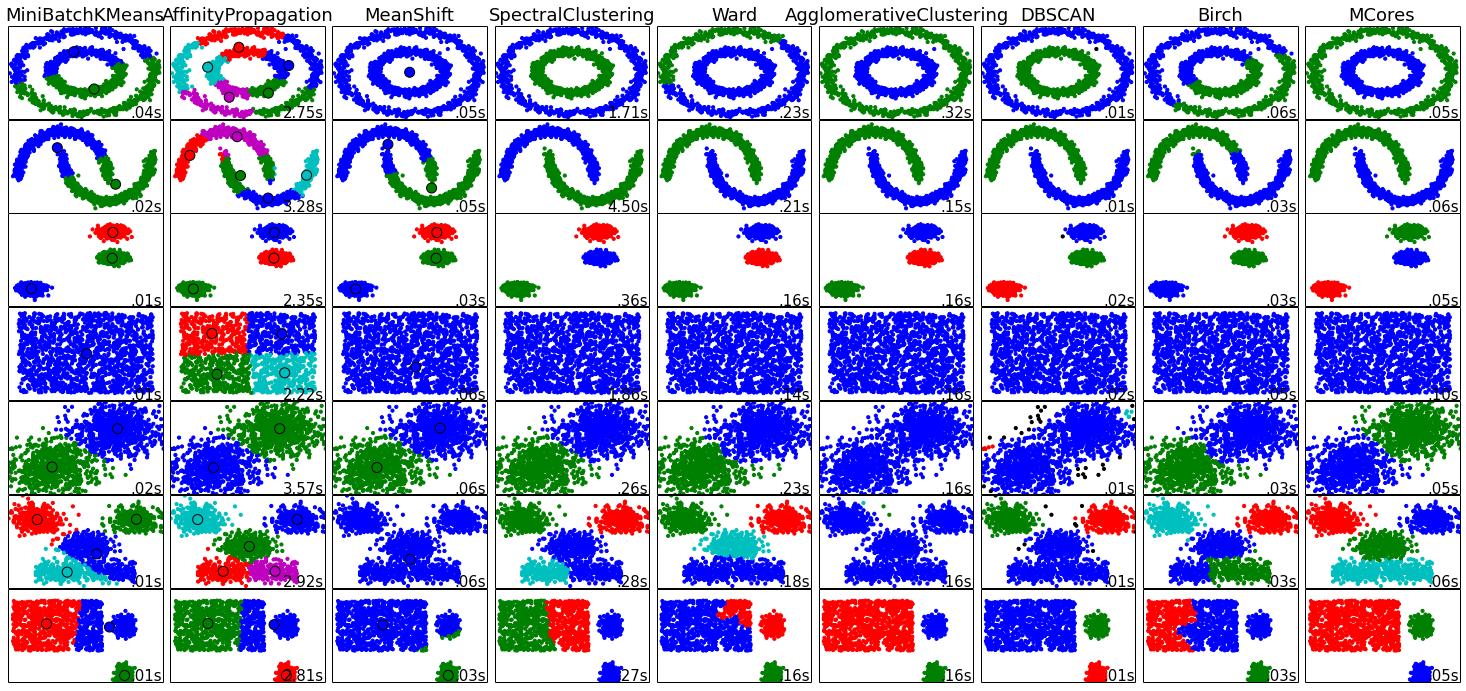

Write the Python code that produced this figure.

stly taken from http://scikit-learn.org/stable/auto_examples/cluster/plot_cluster_comparison.html

%matplotlib inline

import warnings
warnings.filterwarnings('ignore')
 

import matplotlib
import numpy as np
import matplotlib.pyplot as plt
import random
import time

from MCores import *


from sklearn import cluster, datasets
from sklearn.neighbors import kneighbors_graph
from sklearn.preprocessing import StandardScaler

np.random.seed(0)
random.seed(1234)
# Generate datasets. We choose the size big enough to see the scalability
# of the algorithms, but not too big to avoid too long running times
n_samples = 1500
noisy_circles = datasets.make_circles(n_samples=n_samples, factor=.5,
                                      noise=.05)
noisy_moons = datasets.make_moons(n_samples=n_samples, noise=.05)
blobs = datasets.make_blobs(n_samples=n_samples, random_state=8)
no_structure = np.random.rand(n_samples, 2), None


halving_matrix = np.zeros((n_samples, 2))
for i in xrange(n_samples):
    r = random.random()
    if r < 0.5:
        halving_matrix[i, 0] = np.random.normal(0, 1) - 2
        halving_matrix[i, 1] = np.random.normal(0, 1) - 2
    else:
        halving_matrix[i, 0] = np.random.normal(0, 1) + 1
        halving_matrix[i, 1] = np.random.normal(0, 1) + 1

halving = halving_matrix, None

three_modes_matrix = np.zeros((n_samples, 2))

for i in xrange(n_samples):
    r = random.random()
    if r < 0.6:
        three_modes_matrix[i, 0] = np.random.uniform(-1, 1)
        three_modes_matrix[i, 1] = np.random.uniform(0, 1)
    elif r < 0.8:
        three_modes_matrix[i, 0] = np.random.normal(0, 0.1) + 1.5
        three_modes_matrix[i, 1] = np.random.normal(0, 0.1) - 0.5
    else:
        three_modes_matrix[i, 0] = np.random.normal(0, 0.1) + 1.5
        three_modes_matrix[i, 1] = np.random.normal(0, 0.1) + 0.5

three_modes = three_modes_matrix, None


five_modes_matrix = np.zeros((n_samples, 2))
five_modes_centers = [(0, 0), (2, 2), (-2, 2)]
five_modes_csum =[0.33, 0.66, 1.01]
for i in xrange(n_samples):
    t = random.random()
    if t < 0.3:
        five_modes_matrix[i, 0] = np.random.uniform(-2, 2)
        five_modes_matrix[i, 1] = np.random.normal(0, 0.42) - 2
        continue

    r = random.random()
    for j, prob in enumerate(five_modes_csum):
        if r < prob:
            five_modes_matrix[i, 0] = np.random.normal(0, 0.5) + five_modes_centers[j][0]
            five_modes_matrix[i, 1] = np.random.normal(0, 0.5) + five_modes_centers[j][1]
            break


five_modes = five_modes_matrix, None



colors = np.array([x for x in 'bgrcmykbgrcmykbgrcmykbgrcmyk'])
colors = np.hstack([colors] * 20)

clustering_names = [
    'MiniBatchKMeans', 'AffinityPropagation', 'MeanShift',
    'SpectralClustering', 'Ward', 'AgglomerativeClustering',
    'DBSCAN', 'Birch', 'MCores']

plt.figure(figsize=(len(clustering_names) * 2 + 3, 9.5))
plt.subplots_adjust(left=.02, right=.98, bottom=.001, top=.96, wspace=.05,
                    hspace=.01)

plot_num = 1

datasets = [noisy_circles, noisy_moons, blobs, no_structure, halving, five_modes, three_modes]
n_clusters_data = [2, 2, 3, 1, 2, 4, 3]


for i_dataset, dataset in enumerate(datasets):
    X, y = dataset
    n_clusters = n_clusters_data[i_dataset]
    # normalize dataset for easier parameter selection
    X = StandardScaler().fit_transform(X)

    # estimate bandwidth for mean shift
    bandwidth = cluster.estimate_bandwidth(X, quantile=0.3)

    # connectivity matrix for structured Ward
    connectivity = kneighbors_graph(X, n_neighbors=10, include_self=False)
    # make connectivity symmetric
    connectivity = 0.5 * (connectivity + connectivity.T)

    # create clustering estimators
    ms = cluster.MeanShift(bandwidth=bandwidth, bin_seeding=True)
    two_means = cluster.MiniBatchKMeans(n_clusters=n_clusters)
    ward = cluster.AgglomerativeClustering(n_clusters=n_clusters, linkage='ward',
                                           connectivity=connectivity)
    spectral = cluster.SpectralClustering(n_clusters=n_clusters,
                                          eigen_solver='arpack',
                                          affinity="nearest_neighbors")
    dbscan = cluster.DBSCAN(eps=.2)
    
    k = 30
    knn_modes = MCores(k=k, beta=3.5 / math.sqrt(k), epsilon=0.)
    
    
    affinity_propagation = cluster.AffinityPropagation(damping=.9,
                                                       preference=-200)

    average_linkage = cluster.AgglomerativeClustering(
        linkage="average", affinity="cityblock", n_clusters=n_clusters,
        connectivity=connectivity)

    birch = cluster.Birch(n_clusters=n_clusters)
    clustering_algorithms = [
        two_means, affinity_propagation, ms, spectral, ward, average_linkage,
        dbscan, birch, knn_modes]

    for name, algorithm in zip(clustering_names, clustering_algorithms):
        # predict cluster memberships
        t0 = time.time()
        algorithm.fit(X)
        t1 = time.time()
        if hasattr(algorithm, 'labels_'):
            y_pred = algorithm.labels_.astype(np.int)
        else:
            y_pred = algorithm.predict(X)

        # plot
        plt.subplot(len(datasets), len(clustering_algorithms), plot_num)
        if i_dataset == 0:
            plt.title(name, size=18)
        plt.scatter(X[:, 0], X[:, 1], color=colors[y_pred].tolist(), s=10)

        if hasattr(algorithm, 'cluster_centers_'):
            centers = algorithm.cluster_centers_
            center_colors = colors[:len(centers)]
            plt.scatter(centers[:, 0], centers[:, 1], s=100, c=center_colors)
        plt.xlim(-2, 2)
        plt.ylim(-2, 2)
        plt.xticks(())
        plt.yticks(())
        plt.text(.99, .01, ('%.2fs' % (t1 - t0)).lstrip('0'),
                 transform=plt.gca().transAxes, size=15,
                 horizontalalignment='right')
        plot_num += 1

plt.show()
